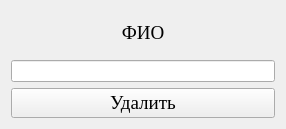
<?xml version="1.0" encoding="UTF-8"?>
<ui version="4.0">
 <class>deldeb</class>
 <widget class="QWidget" name="deldeb">
  <property name="geometry">
   <rect>
    <x>0</x>
    <y>0</y>
    <width>286</width>
    <height>129</height>
   </rect>
  </property>
  <property name="windowTitle">
   <string>Form</string>
  </property>
  <layout class="QVBoxLayout" name="verticalLayout">
   <item>
    <widget class="QLabel" name="label">
     <property name="font">
      <font>
       <family>Times New Roman</family>
       <pointsize>14</pointsize>
      </font>
     </property>
     <property name="text">
      <string>ФИО</string>
     </property>
     <property name="alignment">
      <set>Qt::AlignCenter</set>
     </property>
    </widget>
   </item>
   <item>
    <widget class="QLineEdit" name="lineEdit"/>
   </item>
   <item>
    <widget class="QPushButton" name="pushButton">
     <property name="font">
      <font>
       <family>Times New Roman</family>
       <pointsize>14</pointsize>
      </font>
     </property>
     <property name="text">
      <string>Удалить</string>
     </property>
    </widget>
   </item>
  </layout>
 </widget>
 <resources/>
 <connections/>
</ui>
